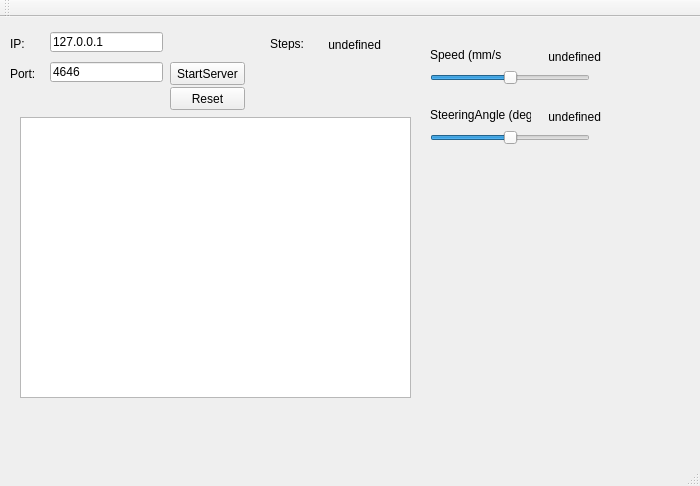
<?xml version="1.0" encoding="UTF-8"?>
<ui version="4.0">
 <class>MainWindow</class>
 <widget class="QMainWindow" name="MainWindow">
  <property name="geometry">
   <rect>
    <x>0</x>
    <y>0</y>
    <width>700</width>
    <height>486</height>
   </rect>
  </property>
  <property name="windowTitle">
   <string>MainWindow</string>
  </property>
  <widget class="QWidget" name="centralWidget">
   <widget class="QLabel" name="label">
    <property name="geometry">
     <rect>
      <x>10</x>
      <y>20</y>
      <width>47</width>
      <height>13</height>
     </rect>
    </property>
    <property name="text">
     <string>IP:</string>
    </property>
   </widget>
   <widget class="QLabel" name="label_2">
    <property name="geometry">
     <rect>
      <x>10</x>
      <y>50</y>
      <width>47</width>
      <height>13</height>
     </rect>
    </property>
    <property name="text">
     <string>Port:</string>
    </property>
   </widget>
   <widget class="QLineEdit" name="lineEditIP">
    <property name="geometry">
     <rect>
      <x>50</x>
      <y>15</y>
      <width>113</width>
      <height>20</height>
     </rect>
    </property>
    <property name="text">
     <string>127.0.0.1</string>
    </property>
   </widget>
   <widget class="QLineEdit" name="lineEditPort">
    <property name="geometry">
     <rect>
      <x>50</x>
      <y>45</y>
      <width>113</width>
      <height>20</height>
     </rect>
    </property>
    <property name="text">
     <string>4646</string>
    </property>
   </widget>
   <widget class="QPushButton" name="pushButtonStartServer">
    <property name="geometry">
     <rect>
      <x>170</x>
      <y>45</y>
      <width>75</width>
      <height>23</height>
     </rect>
    </property>
    <property name="text">
     <string>StartServer</string>
    </property>
   </widget>
   <widget class="QGraphicsView" name="graphicsViewSimulationView">
    <property name="geometry">
     <rect>
      <x>20</x>
      <y>100</y>
      <width>391</width>
      <height>281</height>
     </rect>
    </property>
   </widget>
   <widget class="QLabel" name="label_3">
    <property name="geometry">
     <rect>
      <x>270</x>
      <y>20</y>
      <width>47</width>
      <height>13</height>
     </rect>
    </property>
    <property name="text">
     <string>Steps:</string>
    </property>
   </widget>
   <widget class="QLabel" name="labelStepCounter">
    <property name="geometry">
     <rect>
      <x>310</x>
      <y>20</y>
      <width>71</width>
      <height>16</height>
     </rect>
    </property>
    <property name="text">
     <string>undefined</string>
    </property>
    <property name="alignment">
     <set>Qt::AlignRight|Qt::AlignTrailing|Qt::AlignVCenter</set>
    </property>
   </widget>
   <widget class="QPushButton" name="pushButtonReset">
    <property name="geometry">
     <rect>
      <x>170</x>
      <y>70</y>
      <width>75</width>
      <height>23</height>
     </rect>
    </property>
    <property name="text">
     <string>Reset</string>
    </property>
   </widget>
   <widget class="QSlider" name="horizontalSliderSpeed">
    <property name="geometry">
     <rect>
      <x>430</x>
      <y>50</y>
      <width>160</width>
      <height>22</height>
     </rect>
    </property>
    <property name="minimum">
     <number>-4000</number>
    </property>
    <property name="maximum">
     <number>4000</number>
    </property>
    <property name="orientation">
     <enum>Qt::Horizontal</enum>
    </property>
   </widget>
   <widget class="QLabel" name="label_4">
    <property name="geometry">
     <rect>
      <x>430</x>
      <y>30</y>
      <width>71</width>
      <height>16</height>
     </rect>
    </property>
    <property name="text">
     <string>Speed (mm/s):</string>
    </property>
   </widget>
   <widget class="QSlider" name="horizontalSliderSteeringAngle">
    <property name="geometry">
     <rect>
      <x>430</x>
      <y>110</y>
      <width>160</width>
      <height>22</height>
     </rect>
    </property>
    <property name="minimum">
     <number>-20</number>
    </property>
    <property name="maximum">
     <number>20</number>
    </property>
    <property name="orientation">
     <enum>Qt::Horizontal</enum>
    </property>
   </widget>
   <widget class="QLabel" name="label_5">
    <property name="geometry">
     <rect>
      <x>430</x>
      <y>90</y>
      <width>101</width>
      <height>16</height>
     </rect>
    </property>
    <property name="text">
     <string>SteeringAngle (deg):</string>
    </property>
   </widget>
   <widget class="QLabel" name="labelSliderSpeed">
    <property name="geometry">
     <rect>
      <x>540</x>
      <y>30</y>
      <width>61</width>
      <height>20</height>
     </rect>
    </property>
    <property name="text">
     <string>undefined</string>
    </property>
    <property name="alignment">
     <set>Qt::AlignRight|Qt::AlignTrailing|Qt::AlignVCenter</set>
    </property>
   </widget>
   <widget class="QLabel" name="labelSliderSteeringAngle">
    <property name="geometry">
     <rect>
      <x>540</x>
      <y>90</y>
      <width>61</width>
      <height>20</height>
     </rect>
    </property>
    <property name="text">
     <string>undefined</string>
    </property>
    <property name="alignment">
     <set>Qt::AlignRight|Qt::AlignTrailing|Qt::AlignVCenter</set>
    </property>
   </widget>
  </widget>
  <widget class="QMenuBar" name="menuBar">
   <property name="geometry">
    <rect>
     <x>0</x>
     <y>0</y>
     <width>700</width>
     <height>21</height>
    </rect>
   </property>
  </widget>
  <widget class="QToolBar" name="mainToolBar">
   <attribute name="toolBarArea">
    <enum>TopToolBarArea</enum>
   </attribute>
   <attribute name="toolBarBreak">
    <bool>false</bool>
   </attribute>
  </widget>
  <widget class="QStatusBar" name="statusBar"/>
 </widget>
 <layoutdefault spacing="6" margin="11"/>
 <resources/>
 <connections/>
</ui>
